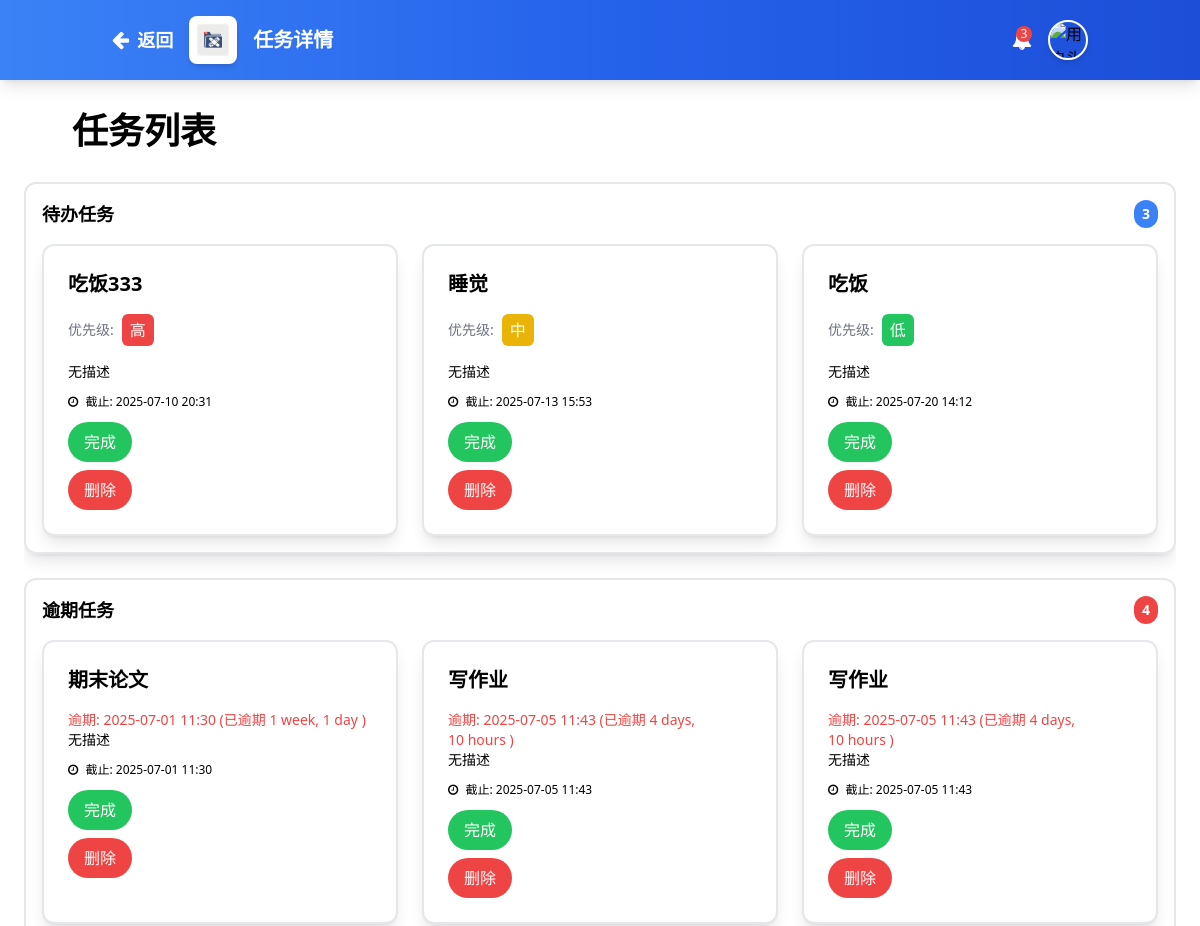
The page /task_detail/ (upper part) on the database as committed earlier.
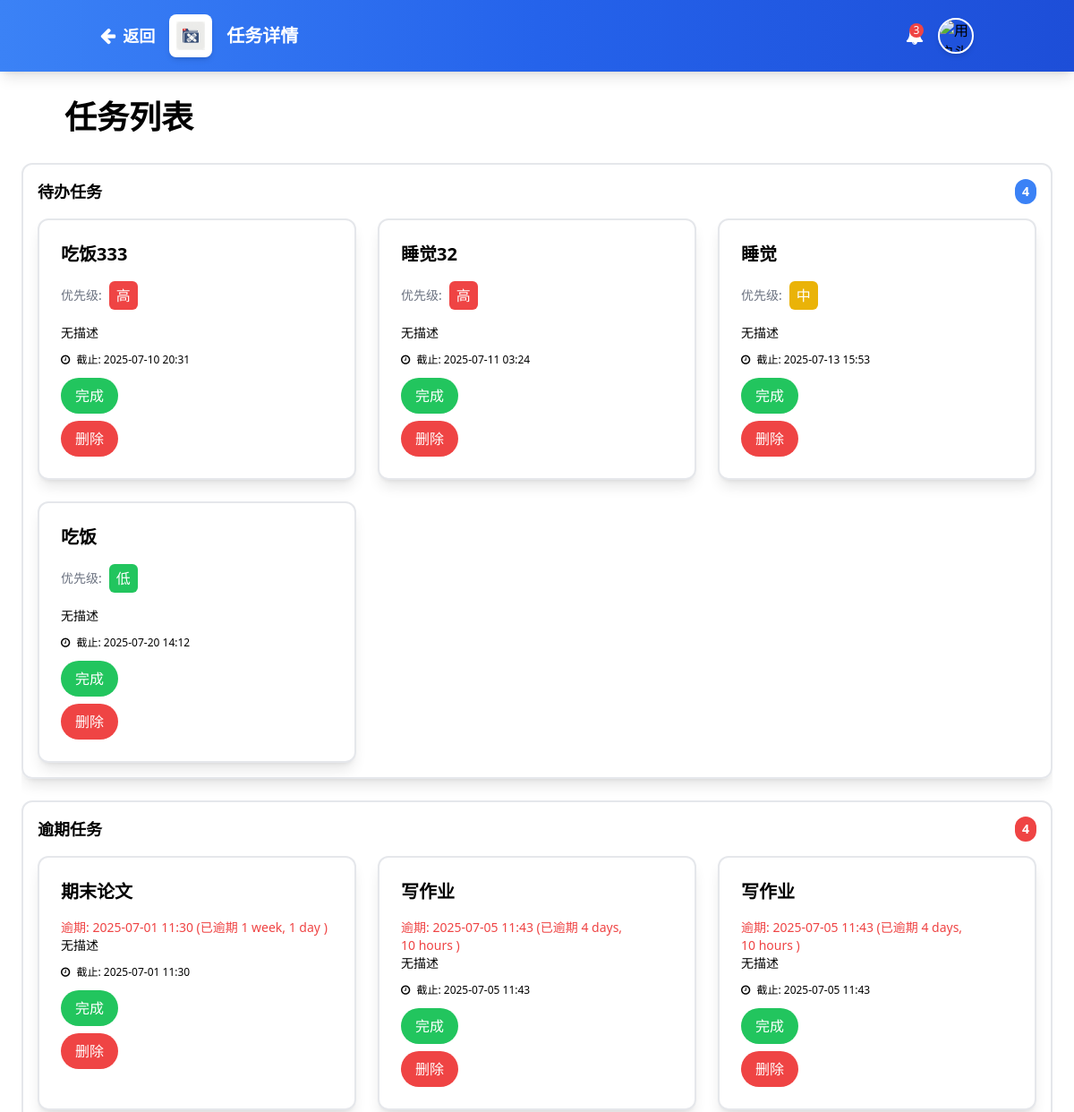
The same page on the database as committed later.
### tasks/models.py (models this page shows, shortened)
class Task(models.Model):
    PRIORITY_CHOICES = [
        (1, '低'),
        (2, '中'),
        (3, '高'),
    ]
    name = models.CharField(max_length=200, verbose_name='任务名称')
    deadline = models.DateTimeField(verbose_name='截止日期')
    priority = models.IntegerField(choices=PRIORITY_CHOICES, default=2, verbose_name='重要级')
    created_at = models.DateTimeField(auto_now_add=True)
    updated_at = models.DateTimeField(auto_now=True)
    is_completed = models.BooleanField(default=False, verbose_name='是否完成')
    completed_at = models.DateTimeField(null=True, blank=True, verbose_name='完成时间')
    class Meta:
        ordering = ['deadline']
        verbose_name = '任务'
        verbose_name_plural = '任务'

### tasks/views.py (the view)
# urls.py: path('task_detail/', views.task_detail, name='task_detail'),
def task_detail(request):
    now = timezone.now()
    pending_tasks = Task.objects.filter(is_completed=False, deadline__gte=now)
    overdue_tasks = Task.objects.filter(is_completed=False, deadline__lt=now).order_by('deadline')
    completed_tasks = Task.objects.filter(is_completed=True).order_by('-completed_at')
    for task in pending_tasks:
        if isinstance(task.deadline, str):
            task.deadline = timezone.make_aware(datetime.strptime(task.deadline, '%Y-%m-%d %H:%M'))
    for task in overdue_tasks:
        if isinstance(task.deadline, str):
            task.deadline = timezone.make_aware(datetime.strptime(task.deadline, '%Y-%m-%d %H:%M'))
    for task in completed_tasks:
        if isinstance(task.deadline, str):
            task.deadline = timezone.make_aware(datetime.strptime(task.deadline, '%Y-%m-%d %H:%M'))
    return render(request, 'task_detail.html', {
        'pending_tasks': pending_tasks,
        'overdue_tasks': overdue_tasks,
        'completed_tasks': completed_tasks,
    })

### tasks/templates/task_detail.html (shortened to what the changed rows need)
{% load static %}
<!DOCTYPE html>
<html lang="zh-CN">
<head>
    <script src="https://cdn.tailwindcss.com"></script>
    <link href="https://cdn.jsdelivr.net/npm/font-awesome@4.7.0/css/font-awesome.min.css" rel="stylesheet">
</head>
<body class="font-inter bg-light-2 text-dark min-h-screen flex flex-col">
    <header class="bg-gradient-to-r from-blue-500 via-blue-600 to-blue-700 shadow-lg z-30 relative">
    <div class="container mx-auto px-6 py-4 flex items-center justify-between">
        <div class="flex items-center space-x-4">
            <h1 class="text-xl font-bold text-white">任务详情</h1>
        </div>
    </div>
</header>
    <main class="flex-1 p-6 bg-light-2">
        <div class="max-w-7xl mx-auto">
            <div class="flex items-center mb-6">
                <h2 class="text-[clamp(1.5rem,3vw,2.5rem)] font-bold text-dark">任务列表</h2>
            </div>
            <div class="task-list-container">
                <div class="mb-6 border-2 border-light-2 rounded-xl shadow-lg hover:shadow-2xl transition-shadow p-4">
                    <h3 class="text-lg font-semibold text-dark mb-4 flex justify-between items-center">
                        <span>待办任务</span>
                        <span class="bg-blue-500 text-white px-2 py-1 rounded-full text-sm">{{ pending_tasks|length }}</span>
                    </h3>
                    <div class="grid grid-cols-1 sm:grid-cols-2 lg:grid-cols-3 gap-6">
                        {% for task in pending_tasks %}
                        <div class="bg-white rounded-xl p-6 shadow-lg hover:shadow-xl transition-shadow border-2 border-primary">
                            <h3 class="text-xl font-semibold text-dark mb-4">{{ task.name }}</h3>
                            <div class="flex items-center space-x-2 mb-4">
                                <span class="text-sm text-gray-500">优先级:</span>
                                {% if task.priority == 3 %}
                                    <span class="px-2 py-1 rounded-md text-white bg-red-500">高</span>
                                {% elif task.priority == 2 %}
                                    <span class="px-2 py-1 rounded-md text-white bg-yellow-500">中</span>
                                {% else %}
                                    <span class="px-2 py-1 rounded-md text-white bg-green-500">低</span>
                                {% endif %}
                            </div>
                            <p class="text-sm text-dark-3 mb-3 line-clamp-3">{{ task.description|default:"无描述" }}</p>
                            <div class="text-xs text-dark-3 mb-3">
                                <i class="fa fa-clock-o mr-1"></i> 截止: {{ task.deadline|date:"Y-m-d H:i" }}
                            </div>
                            <form method="POST" action="{% url 'complete_task' task.pk %}">
                                <button type="submit" class="bg-green-500 text-white px-4 py-2 rounded-full">
                                    完成
                                </button>
                            </form>
                            <form method="POST" action="{% url 'delete_task' task.pk %}">
                                <button type="submit" class="bg-red-500 text-white px-4 py-2 rounded-full mt-2">
                                    删除
                                </button>
                            </form>
                        </div>
                        {% empty %}
                        <div class="text-center py-10 text-dark-3">
                            <i class="fa fa-inbox text-3xl mb-2 opacity-50"></i>
                            <p>暂无待办任务</p>
                        </div>
                        {% endfor %}
                    </div>
                </div>
                <div class="mb-6 border-2 border-light-2 rounded-xl shadow-lg hover:shadow-2xl transition-shadow p-4">
                    <div class="grid grid-cols-1 sm:grid-cols-2 lg:grid-cols-3 gap-6">
                        {% for task in overdue_tasks %}
                        <div class="bg-white rounded-xl p-6 shadow-lg hover:shadow-xl transition-shadow border-2 border-primary">
                            <h3 class="text-xl font-semibold text-dark mb-4">{{ task.name }}</h3>
                            <div class="text-red-500 text-sm">
                                逾期: {{ task.deadline|date:"Y-m-d H:i" }} (已逾期 {{ task.deadline|timesince }} )
                            </div>
                            <p class="text-sm text-dark-3 mb-3 line-clamp-3">{{ task.description|default:"无描述" }}</p>
                            <div class="text-xs text-dark-3 mb-3">
                                <i class="fa fa-clock-o mr-1"></i> 截止: {{ task.deadline|date:"Y-m-d H:i" }}
                            </div>
                            <form method="POST" action="{% url 'complete_task' task.pk %}">
                                <button type="submit" class="bg-green-500 text-white px-4 py-2 rounded-full">
                                    完成
                                </button>
                            </form>
                            <form method="POST" action="{% url 'delete_task' task.pk %}">
                                <button type="submit" class="bg-red-500 text-white px-4 py-2 rounded-full mt-2">
                                    删除
                                </button>
                            </form>
                        </div>
                        {% empty %}
                        <div class="text-center py-10 text-dark-3">
                            <i class="fa fa-calendar-times-o text-3xl mb-2 opacity-50"></i>
                            <p>暂无逾期任务</p>
                        </div>
                        {% endfor %}
                    </div>
                </div>
            </div>
        </div>
    </main>
</body>
</html>

Rows that differ between the two databases and show on the page:
added Task: name "睡觉32", priority "高", description "无描述", deadline "2025-07-11 03:24", shown under "待办任务4"
Other text that changed with them:
{{ pending_tasks|length }}: "3" → "4"
